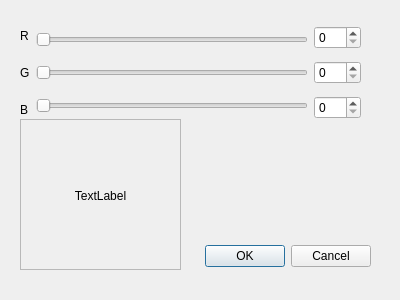
<?xml version="1.0" encoding="UTF-8"?>
<ui version="4.0">
 <class>ColorDialog</class>
 <widget class="QDialog" name="ColorDialog">
  <property name="geometry">
   <rect>
    <x>0</x>
    <y>0</y>
    <width>400</width>
    <height>300</height>
   </rect>
  </property>
  <property name="windowTitle">
   <string>Dialog</string>
  </property>
  <widget class="QDialogButtonBox" name="buttonBox">
   <property name="geometry">
    <rect>
     <x>30</x>
     <y>240</y>
     <width>341</width>
     <height>32</height>
    </rect>
   </property>
   <property name="orientation">
    <enum>Qt::Orientation::Horizontal</enum>
   </property>
   <property name="standardButtons">
    <set>QDialogButtonBox::StandardButton::Cancel|QDialogButtonBox::StandardButton::Ok</set>
   </property>
  </widget>
  <widget class="QWidget" name="layoutWidget">
   <property name="geometry">
    <rect>
     <x>20</x>
     <y>20</y>
     <width>341</width>
     <height>105</height>
    </rect>
   </property>
   <layout class="QHBoxLayout" name="horizontalLayout">
    <item>
     <layout class="QVBoxLayout" name="verticalLayout">
      <item>
       <widget class="QLabel" name="redLabel">
        <property name="text">
         <string>R</string>
        </property>
       </widget>
      </item>
      <item>
       <widget class="QLabel" name="greenLabel">
        <property name="text">
         <string>G</string>
        </property>
       </widget>
      </item>
      <item>
       <widget class="QLabel" name="blueLabel">
        <property name="text">
         <string>B</string>
        </property>
       </widget>
      </item>
     </layout>
    </item>
    <item>
     <layout class="QVBoxLayout" name="verticalLayout_2">
      <item>
       <widget class="QSlider" name="redSlider">
        <property name="maximum">
         <number>255</number>
        </property>
        <property name="sliderPosition">
         <number>0</number>
        </property>
        <property name="orientation">
         <enum>Qt::Orientation::Horizontal</enum>
        </property>
       </widget>
      </item>
      <item>
       <widget class="QSlider" name="greenSlider">
        <property name="maximum">
         <number>255</number>
        </property>
        <property name="orientation">
         <enum>Qt::Orientation::Horizontal</enum>
        </property>
       </widget>
      </item>
      <item>
       <widget class="QSlider" name="blueSlider">
        <property name="maximum">
         <number>255</number>
        </property>
        <property name="orientation">
         <enum>Qt::Orientation::Horizontal</enum>
        </property>
       </widget>
      </item>
     </layout>
    </item>
    <item>
     <layout class="QVBoxLayout" name="verticalLayout_3">
      <item>
       <widget class="QSpinBox" name="redSpinBox">
        <property name="maximum">
         <number>255</number>
        </property>
       </widget>
      </item>
      <item>
       <widget class="QSpinBox" name="greenSpinBox">
        <property name="maximum">
         <number>255</number>
        </property>
       </widget>
      </item>
      <item>
       <widget class="QSpinBox" name="blueSpinBox">
        <property name="maximum">
         <number>255</number>
        </property>
       </widget>
      </item>
     </layout>
    </item>
   </layout>
  </widget>
  <widget class="QFrame" name="colorPreviewFrame">
   <property name="geometry">
    <rect>
     <x>20</x>
     <y>119</y>
     <width>161</width>
     <height>151</height>
    </rect>
   </property>
   <property name="autoFillBackground">
    <bool>false</bool>
   </property>
   <property name="frameShape">
    <enum>QFrame::Shape::StyledPanel</enum>
   </property>
   <property name="frameShadow">
    <enum>QFrame::Shadow::Raised</enum>
   </property>
  </widget>
  <widget class="QLabel" name="colorPreview">
   <property name="geometry">
    <rect>
     <x>30</x>
     <y>130</y>
     <width>141</width>
     <height>131</height>
    </rect>
   </property>
   <property name="text">
    <string>TextLabel</string>
   </property>
   <property name="alignment">
    <set>Qt::AlignmentFlag::AlignCenter</set>
   </property>
  </widget>
 </widget>
 <resources/>
 <connections>
  <connection>
   <sender>buttonBox</sender>
   <signal>accepted()</signal>
   <receiver>ColorDialog</receiver>
   <slot>accept()</slot>
   <hints>
    <hint type="sourcelabel">
     <x>248</x>
     <y>254</y>
    </hint>
    <hint type="destinationlabel">
     <x>157</x>
     <y>274</y>
    </hint>
   </hints>
  </connection>
  <connection>
   <sender>buttonBox</sender>
   <signal>rejected()</signal>
   <receiver>ColorDialog</receiver>
   <slot>reject()</slot>
   <hints>
    <hint type="sourcelabel">
     <x>316</x>
     <y>260</y>
    </hint>
    <hint type="destinationlabel">
     <x>286</x>
     <y>274</y>
    </hint>
   </hints>
  </connection>
 </connections>
</ui>
